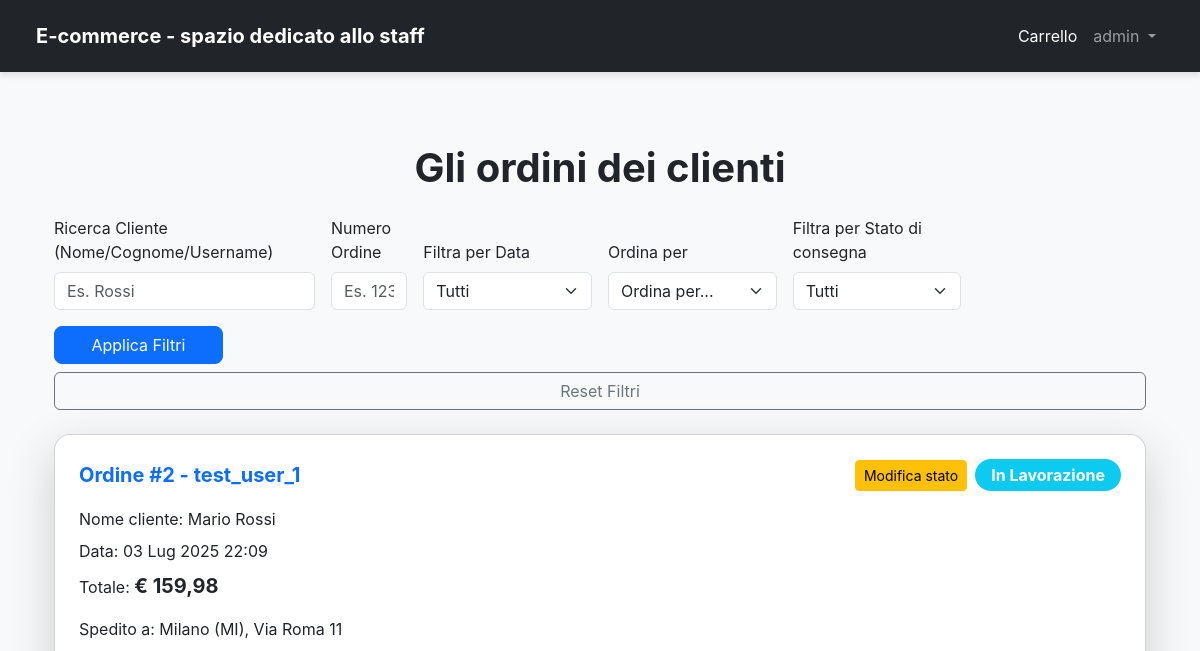
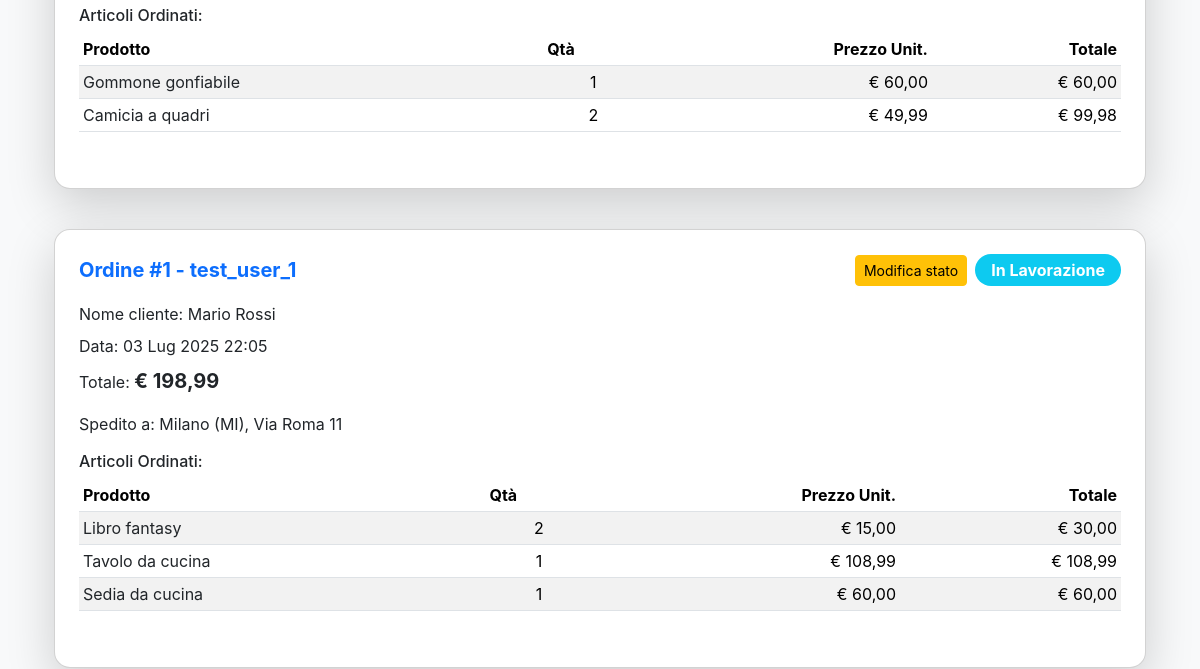
The app's page /orders/customers_orders/ (signed in, upper part), older data (2 pictures, top to bottom).
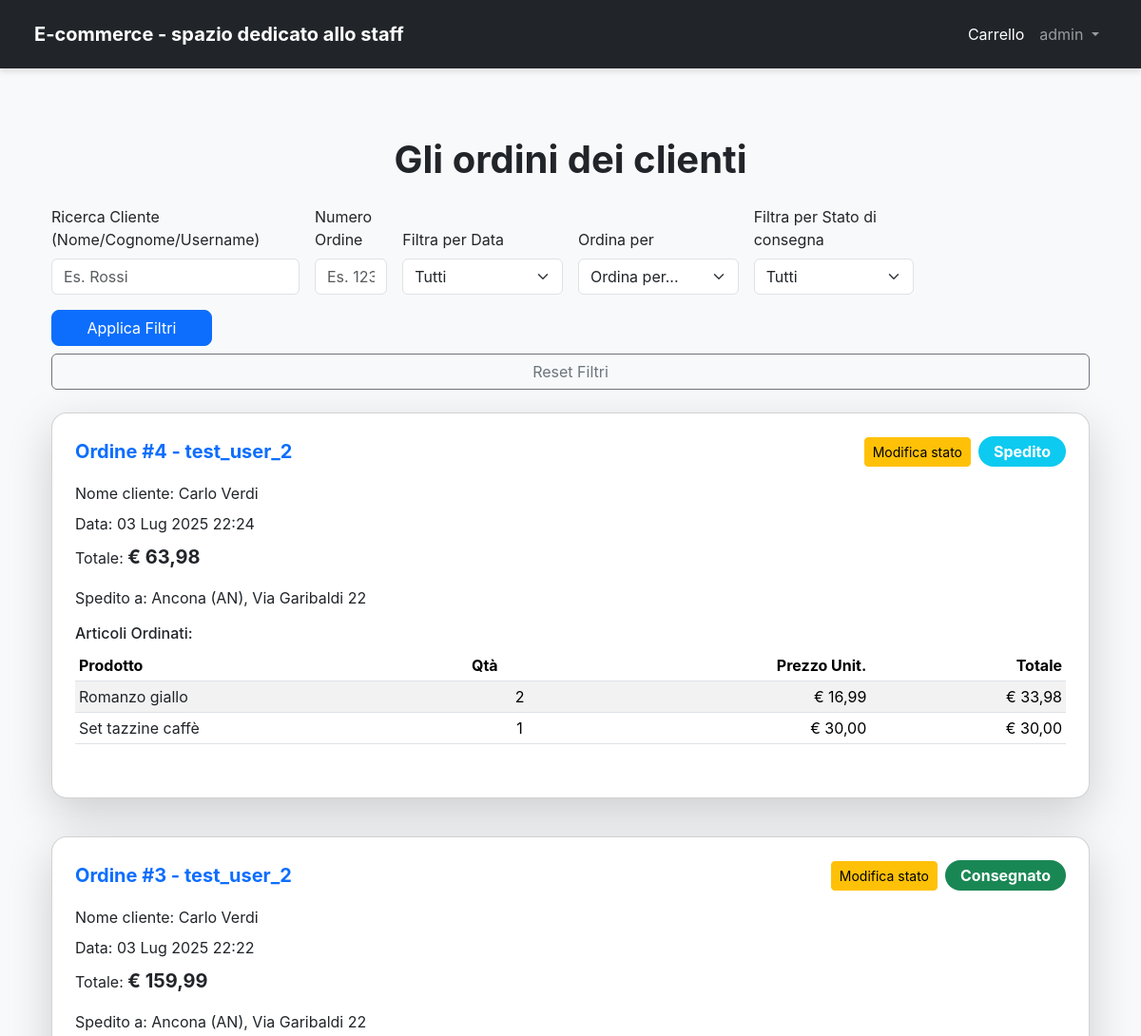
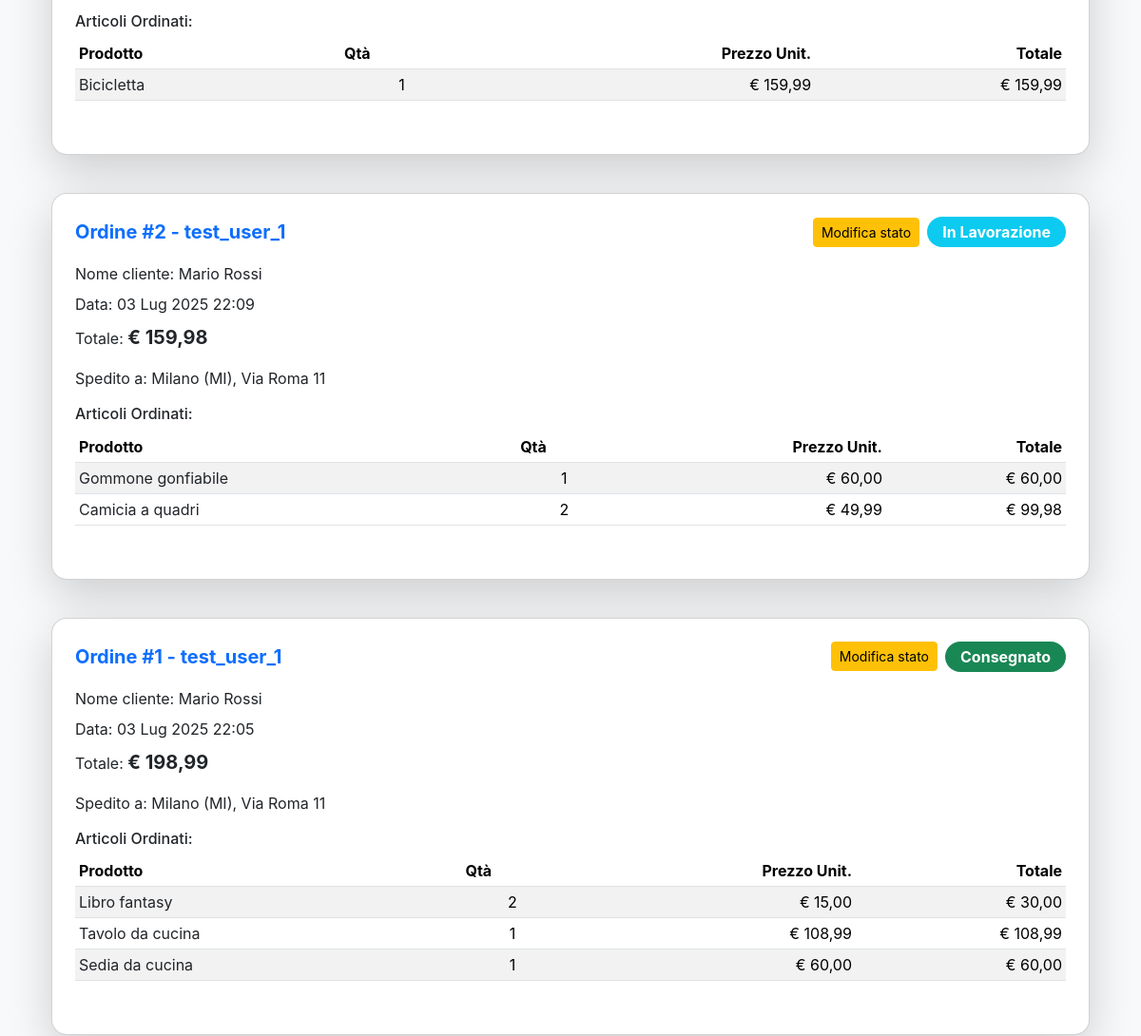
The same page, newer data (2 pictures, top to bottom).
### orders/models.py (models this page shows)
class Order(models.Model):
    customer = models.ForeignKey(
        settings.AUTH_USER_MODEL,
        on_delete=models.CASCADE,
        verbose_name='Cliente')
    ORDER_STATUS_CHOICES = [
        ('Processing', 'In Lavorazione'),
        ('Shipped', 'Spedito'),
        ('Delivered', 'Consegnato'),
        ('Cancelled', 'Annullato'),
    ]
    shipping_address = models.ForeignKey(Address, on_delete=models.CASCADE, verbose_name='Indirizzo di consegna')
    purchase_date = models.DateTimeField(auto_now_add=True, verbose_name='Data di acquisto')
    total_amount = models.DecimalField(max_digits=10, decimal_places=2, default=0.00, verbose_name='Totale(€)')
    status = models.CharField(max_length=50, choices=ORDER_STATUS_CHOICES, default='Processing')
    class Meta:
        permissions = [
            ('can_view_all_customers_orders', 'può vedere gli ordini di tutti i clienti'),
            ('can_change_order_status', 'può cambiare lo stato di un ordine')
        ]
        verbose_name = 'Ordine'
        verbose_name_plural = 'Ordini'

class OrderItem(models.Model):
    order = models.ForeignKey(
        Order,
        on_delete=models.CASCADE)
    product = models.ForeignKey(
        Product,
        on_delete=models.CASCADE
    )
    quantity_purchased = models.PositiveIntegerField(default=1)
    price_at_purchase = models.DecimalField(max_digits=10, decimal_places=2)
    class Meta:
        unique_together = ('order', 'product')

### accounts/models.py (models this page shows, shortened)
class CustomUser(AbstractUser):
    birth_date = models.DateField(blank=True, null=True)
    REQUIRED_FIELDS = ['email', 'first_name', 'last_name', 'birth_date']
    class Meta:
        permissions = [
            ('can_access_manager_dashboard', 'Può accedere alla dashboard degli store manager'),
            ('can_access_customer_dashboard', 'Può accedere alla dashboard clienti')
        ]
        verbose_name = 'Utente'
        verbose_name_plural = 'Utenti'

### addresses/models.py (models this page shows, shortened)
class Address(models.Model):
    user = models.ForeignKey(settings.AUTH_USER_MODEL, on_delete=models.CASCADE)
    address = models.CharField(max_length=255)
    city = models.CharField(max_length=100)
    state_province = models.CharField(max_length=2,
                                      validators=[
                                          RegexValidator(
                                              regex=r'^[a-z]{2}$',
                                              message='Inserire la sigla delle provincia',
                                              flags=re.IGNORECASE
                                          )
                                      ])
    postal_code = models.CharField(max_length=5,
                                   validators=[
                                       RegexValidator(
                                           regex=r'^\d{5}$',
                                           message='Inserire un CAP valido (5 cifre)'
                                       )
                                   ]
                                   )
    country = models.CharField(max_length=100, default="Italia")
    phone_number = models.CharField(max_length=15,
                                    validators=[
                                        RegexValidator(
                                            regex=r'^\d{1,'
                                                  r'15}$',
                                            message='Inserisci un numero di telefono italiano'
                                        )
                                    ]
                                    )
    is_main = models.BooleanField(default=False)
    class Meta:
        verbose_name = "Indirizzo"
        verbose_name_plural = "Indirizzi"
        ordering = ['-is_main', 'city']
        permissions = [
            ('can_select_address_in_checkout', 'Può selezionare indirizzo nel checkout'),
        ]
    def __str__(self):
        return f'{self.city} ({self.state_province}), {self.address}'

### products/models.py (models this page shows, shortened)
class Product(models.Model):
    name = models.CharField(max_length=200, verbose_name="Nome Prodotto")
    slug = AutoSlugField(populate_from='name', unique=True, always_update=True)
    category = models.ForeignKey(
        Category,
        on_delete=models.SET_NULL,
        null=True,
        blank=True,
        related_name='products',
        verbose_name="Categoria"
    )
    description = models.TextField(verbose_name="Descrizione prodotto")
    price = models.DecimalField(
        max_digits=10,
        decimal_places=2,
        verbose_name="Prezzo in €"
    )
    stock = models.IntegerField(
        default=0,
        verbose_name="Quantità Disponibile",
        help_text="Quantità di prodotti disponibili in magazzino."
    )
    created_at = models.DateTimeField(auto_now_add=True, verbose_name="Data Creazione")
    updated_at = models.DateTimeField(auto_now=True, verbose_name="Ultimo Aggiornamento")
    image = models.ImageField(default='placeholder.png', blank=True, verbose_name='immagine prodotto')
    class Meta:
        ordering = ('name',)
        verbose_name = "Prodotto"
        verbose_name_plural = "Prodotti"

### orders/views.py (the view, shortened to what this page needs)
# urls.py: path("customers_orders/", CustomersOrders.as_view(), name="customers_orders"),
class CustomersOrders(PermissionRequiredMixin, LoginRequiredMixin, ListView):
    model = Order
    permission_required = 'orders.can_view_all_customers_orders'
    template_name = 'store_manager/customers_orders.html'
    context_object_name = 'orders'
    paginate_by = 10
    form = OrderFilterForm()
    def get_queryset(self):
        queryset = super().get_queryset().order_by('-purchase_date')
        self.form = OrderFilterForm(self.request.GET)
        if self.form.is_valid():
            date_filter = self.form.cleaned_data.get('date_filter')
            customer_query = self.form.cleaned_data.get('customer_query')
            order_number_str = self.form.cleaned_data.get('order_number')
            status_filter = self.form.cleaned_data.get('status_filter')
            sort_by = self.form.cleaned_data.get('sort_by')
            if customer_query:
                queryset = queryset.filter(
                    Q(customer__first_name__icontains=customer_query) |
                    Q(customer__last_name__icontains=customer_query) |
                    Q(customer__username__icontains=customer_query)
                )
            if order_number_str:
                try:
                    order_number = int(order_number_str)
                    queryset = queryset.filter(id=order_number)
                except ValueError:
                    pass
            if status_filter:
                queryset = queryset.filter(status=status_filter)
            if sort_by:
                if sort_by == 'latest':
                    queryset = queryset.order_by('-purchase_date')
                elif sort_by == 'earliest':
                    queryset = queryset.order_by('purchase_date')
        return queryset
    def get_context_data(self, *, object_list=None, **kwargs):
        context = super().get_context_data(**kwargs)
        context['form'] = self.form
        return context

### cart/templatetags/cart_tags.py (called while the page is built)
@register.filter
def multiply(value, arg):
    try:
        return float(value) * float(arg)
    except (ValueError, TypeError):
        return ""

### templates/store_manager/customers_orders.html (shortened to what this page needs)
{% extends 'base.html' %}
{% load humanize %}
{% load cart_tags %}
{% load crispy_forms_tags %}
{% block content %}
<div class="container my-5">
    <h1 class="text-center fw-bold text-dark mb-4">Gli ordini dei clienti</h1>
    <div class="mb-4">
        {% crispy form %}
    </div>
    {% if orders %}
        <div class="row row-cols-1 g-4">
            {% for order in orders %}
            <div class="col">
                <div class="card shadow-lg rounded-card p-4 mb-3">
                    <div class="d-flex justify-content-between align-items-center mb-3">
                        <h5 class="card-title fw-bold text-primary mb-0">Ordine #{{ order.id }} - {{ order.customer.username }}</h5>
                        <div class="d-flex justify-content-center align-items-center">
                            <button type="button" class="btn btn-sm btn-warning mx-2"
                                    data-bs-toggle="modal"
                                    data-bs-target="#changeStatusModal"
                                    data-order-id="{{ order.pk }}"
                                    data-order-status-url="{% url 'change_order_status' order.pk %}">
                                Modifica stato
                            </button>
                            <span class="badge {% if order.status == 'Delivered' %}bg-success {% elif order.status == 'Cancelled' %} bg-danger {% else %}bg-info{% endif %} fs-6 py-2 px-3 rounded-pill">{{ order.get_status_display }}</span>
                        </div>
                    </div>
                    <p class="card-text mb-2">Nome cliente: {{ order.customer.first_name }} {{ order.customer.last_name }}</p>
                    <p class="card-text mb-2">Data: {{ order.purchase_date|date:"d M Y H:i" }}</p>
                    <p class="card-text mb-3">Totale: <span class="fw-bold fs-5 text-dark">€ {{ order.total_amount|floatformat:2|intcomma }}</span></p>
                    <p class="card-text mb-3">Spedito a: {{ order.shipping_address }} </p>
                    <h6 class="mb-2">Articoli Ordinati:</h6>
                    <div class="table-responsive mb-3">
                        <table class="table table-striped table-sm">
                            <thead>
                                <tr>
                                    <th scope="col">Prodotto</th>
                                    <th scope="col">Qtà</th>
                                    <th scope="col" class="text-end">Prezzo Unit.</th>
                                    <th scope="col" class="text-end">Totale</th>
                                </tr>
                            </thead>
                            <tbody>
                                {% for item in order.orderitem_set.all %}
                                <tr>
                                    <td><a href="{% url 'product_details' slug=item.product.slug %}" class="text-decoration-none text-dark">{{ item.product.name }}</a></td>
                                    <td class="text-center">{{ item.quantity_purchased }}</td>
                                    <td class="text-end">€ {{ item.price_at_purchase|floatformat:2|intcomma }}</td>
                                    <td class="text-end">€ {{ item.price_at_purchase|multiply:item.quantity_purchased|floatformat:2|intcomma }}</td>
                                </tr>
                                {% endfor %}
                            </tbody>
                        </table>
                    </div>
                </div>
            </div>
            {% endfor %}
        </div>
    {% else %}
    <div class="alert alert-info text-center mt-5" role="alert">
        Non è stato ancora effettuato nessun ordine.
    </div>
    {% endif %}
</div>
{% endblock content %}

Row changes from the older to the newer data that the page shows:
added Order: id "4", customer.username "test_user_2", status "Spedito", customer.first_name "Carlo", customer.last_name "Verdi", purchase_date "03 Lug 2025 22:24", total_amount "63,98", shipping_address "Ancona (AN), Via Garibaldi 22"
added OrderItem: product.name "Romanzo giallo", quantity_purchased "2", price_at_purchase "16,99", price_at_purchase|multiply "33,98", shown under "4"
added OrderItem: product.name "Set tazzine caffè", quantity_purchased "1", price_at_purchase "30,00", price_at_purchase|multiply "30,00", shown under "4"
added Order: id "3", customer.username "test_user_2", status "Consegnato", customer.first_name "Carlo", customer.last_name "Verdi", purchase_date "03 Lug 2025 22:22", total_amount "159,99", shipping_address "Ancona (AN), Via Garibaldi 22"
added OrderItem: product.name "Bicicletta", quantity_purchased "1", price_at_purchase "159,99", price_at_purchase|multiply "159,99", shown under "3"
changed Order "03 Lug 2025 22:05": status "In Lavorazione" → "Consegnato"
